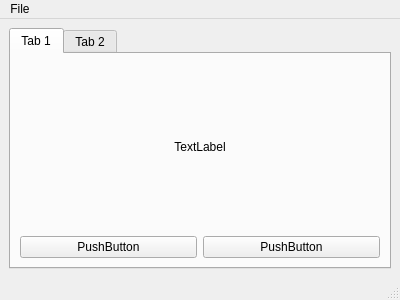
<?xml version="1.0" encoding="UTF-8"?>
<ui version="4.0">
 <class>MainWindow</class>
 <widget class="QMainWindow" name="MainWindow">
  <property name="geometry">
   <rect>
    <x>0</x>
    <y>0</y>
    <width>400</width>
    <height>300</height>
   </rect>
  </property>
  <property name="windowTitle">
   <string>MainWindow</string>
  </property>
  <property name="statusTip">
   <string>This is the status bar</string>
  </property>
  <widget class="QWidget" name="centralwidget">
   <layout class="QVBoxLayout" name="verticalLayout">
    <item>
     <widget class="QTabWidget" name="tabWidget">
      <widget class="QWidget" name="tab">
       <attribute name="title">
        <string>Tab 1</string>
       </attribute>
       <layout class="QVBoxLayout" name="verticalLayout_2">
        <item>
         <widget class="QLabel" name="label">
          <property name="text">
           <string>TextLabel</string>
          </property>
          <property name="alignment">
           <set>Qt::AlignCenter</set>
          </property>
         </widget>
        </item>
        <item>
         <layout class="QHBoxLayout" name="horizontalLayout">
          <item>
           <widget class="QPushButton" name="pushButton_2">
            <property name="text">
             <string>PushButton</string>
            </property>
           </widget>
          </item>
          <item>
           <widget class="QPushButton" name="pushButton">
            <property name="text">
             <string>PushButton</string>
            </property>
           </widget>
          </item>
         </layout>
        </item>
       </layout>
      </widget>
      <widget class="QWidget" name="tab_2">
       <attribute name="title">
        <string>Tab 2</string>
       </attribute>
      </widget>
     </widget>
    </item>
   </layout>
  </widget>
  <widget class="QMenuBar" name="menubar">
   <property name="geometry">
    <rect>
     <x>0</x>
     <y>0</y>
     <width>400</width>
     <height>21</height>
    </rect>
   </property>
   <widget class="QMenu" name="menuFile">
    <property name="title">
     <string>File</string>
    </property>
    <addaction name="actionNew"/>
   </widget>
   <addaction name="menuFile"/>
  </widget>
  <widget class="QStatusBar" name="statusbar"/>
  <action name="actionNew">
   <property name="text">
    <string>New</string>
   </property>
   <property name="statusTip">
    <string>New File</string>
   </property>
  </action>
 </widget>
 <resources/>
 <connections/>
</ui>
